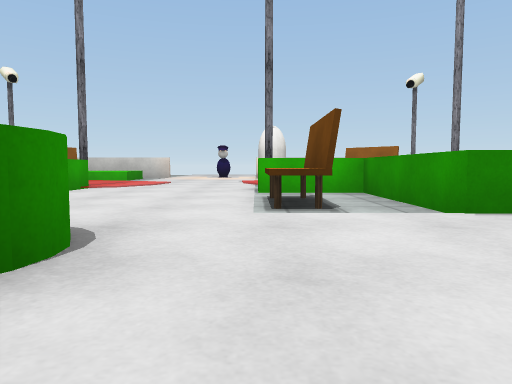
View 1 (above)

15 first-person views from a walk through a Unity game level. The camera is 0.64 m above the floor, tilts 4° down and sees 70° across. The floor is counted in squares, 2 m on a side. Each view is taken from the middle of a square. On the plan, view 1 faces up. The plan holds only what a view shows up to about 9 squares ahead; the rest is blank. The player is left out. Some surface patterns are stand-ins.

View 2
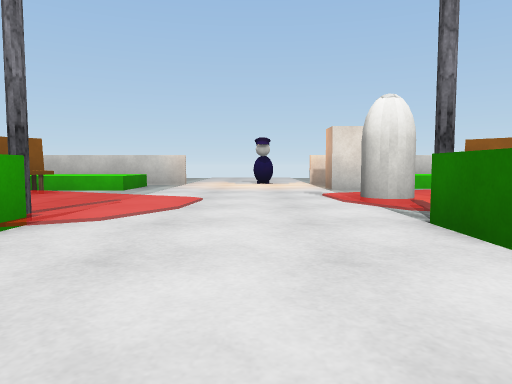

View 3
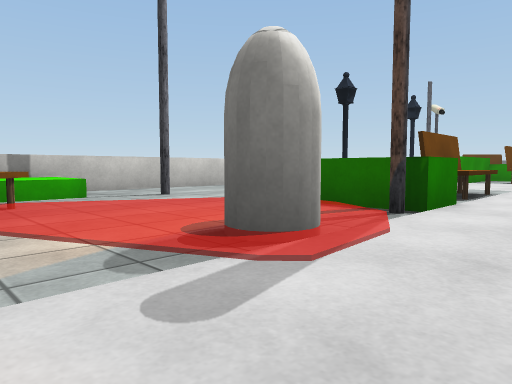

View 4
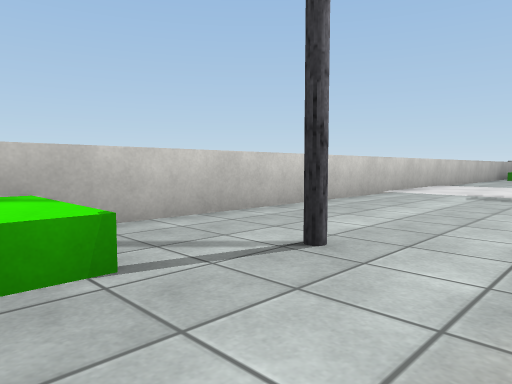

View 5
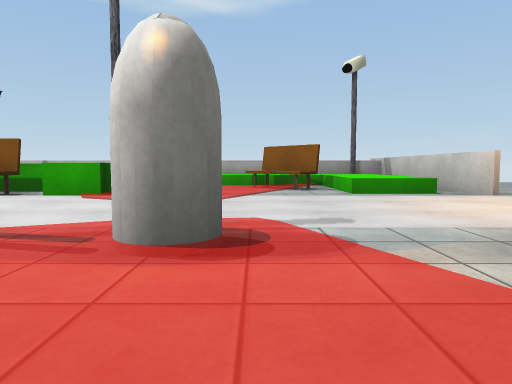

View 6
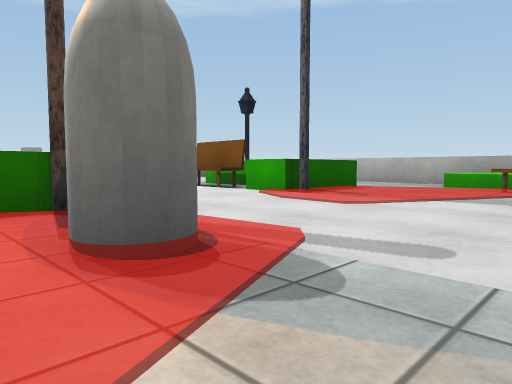

View 7
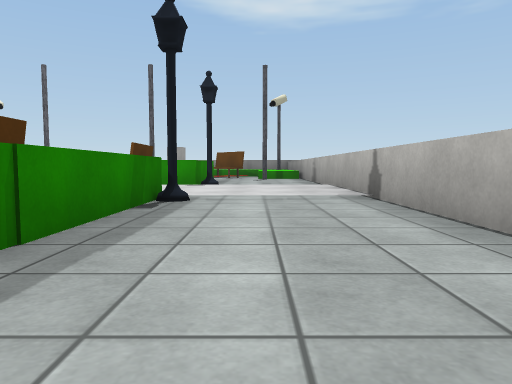

View 8
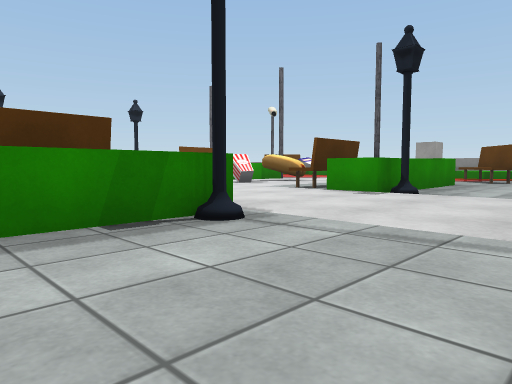

View 9
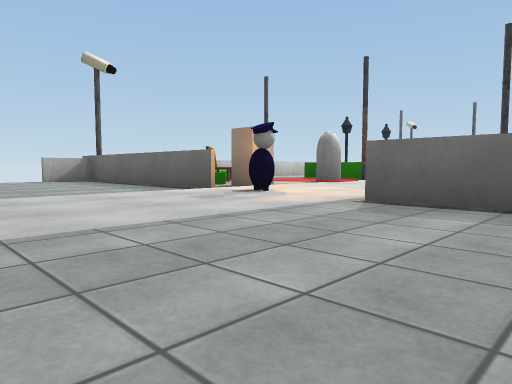

View 10
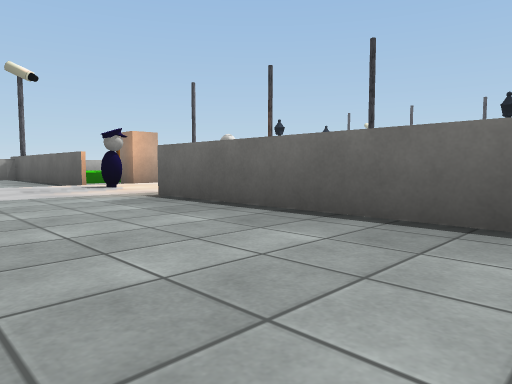

View 11
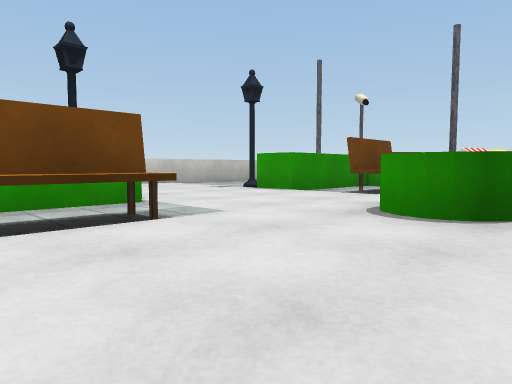

View 12
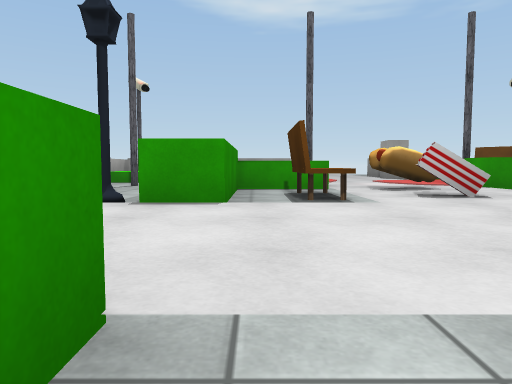

View 13
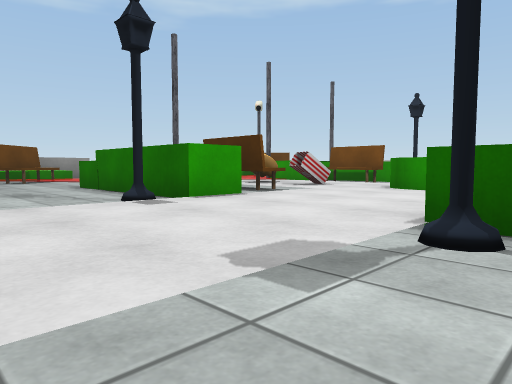

View 14
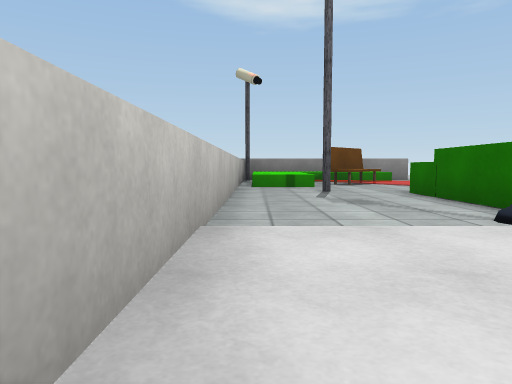

View 15
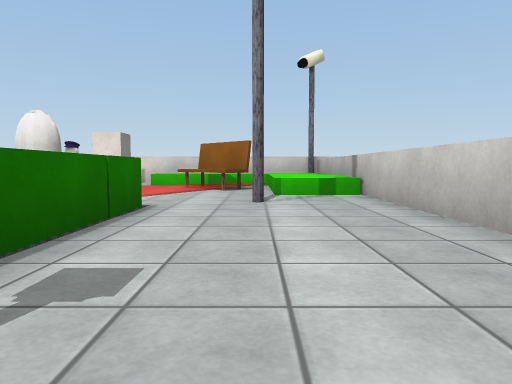

### Floor plan
Key: @ floor where view 1 was taken; # wall or solid block; x gap in a wall; . main floor; : floor 0.05 m higher than the main floor; + floor 0.1 m higher than the main floor; / step, stairs or slope; = window, fence, low wall or low ledge; ^ raised ledge; B bench; C green cylinder; L block; S streetlight; O other object.
Columns run from 7 left of view 1 to 5 right of it. Each row starts with its distance up from view 1.
 13    ..::
 12  ....::....
 11  ....::.....
 10 #....:Ox#...#
  9 ####^::.L####
  8  ^^B.::..BB^
  7  ^B+/::O++.#
  6  ^./++:++/#=#
  5 #..^^::^^^..#
  4 #..^.::..^..#
  3 #..SB::B.S..#
  2 #:::::::::::#
  1 #:::::C:::::#
  0 #..S.::@.S..#
 -1 #..^B:OB.#..#
 -2 #..^##O^^#..#
 -3 #...+#O^ .#.#
 -4  ^B/++: +...#
 -5    B/:: +BB^
 -6    ^L   /B^^
 -7         ^###

Where each view was taken, in squares from view 1:
view 1: 0 up, 0 right, facing up
view 2: 3 up, 1 left, facing up
view 3: 8 up, 1 left, facing down-right
view 4: 7 up, 2 right, facing down-right
view 5: 7 up, 2 right, facing left
view 6: 8 up, 1 right, facing down-left
view 7: 6 up, 5 left, facing down
view 8: 4 up, 6 left, facing down-right
view 9: 13 up, 4 left, facing down-right
view 10: 12 up, 6 left, facing down-right
view 11: 4 up, 2 left, facing down-right
view 12: 3 up, 1 right, facing down
view 13: 3 up, 4 right, facing down-left
view 14: 2 up, 4 right, facing down
view 15: 2 up, 3 right, facing up
